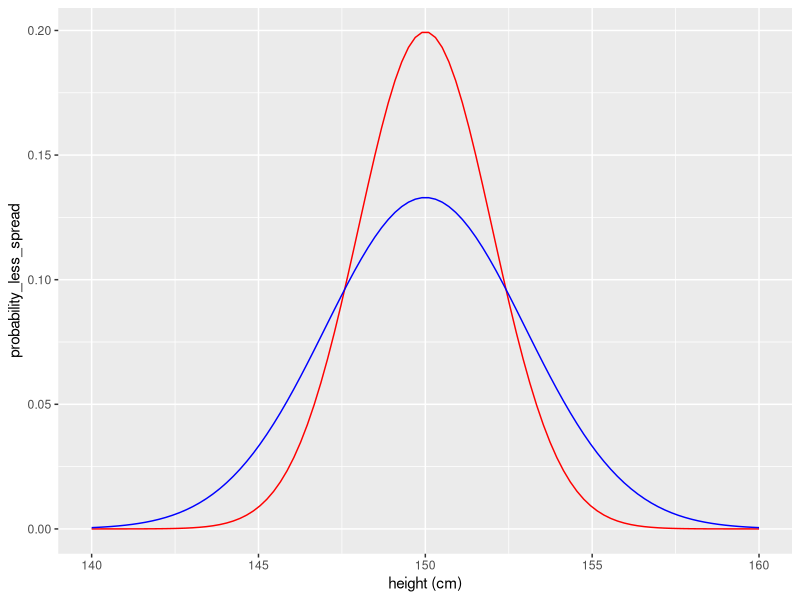
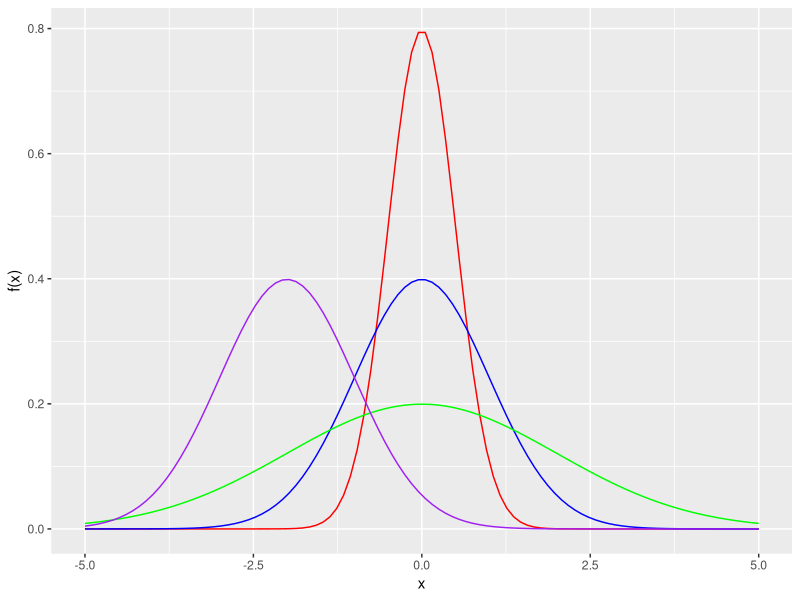
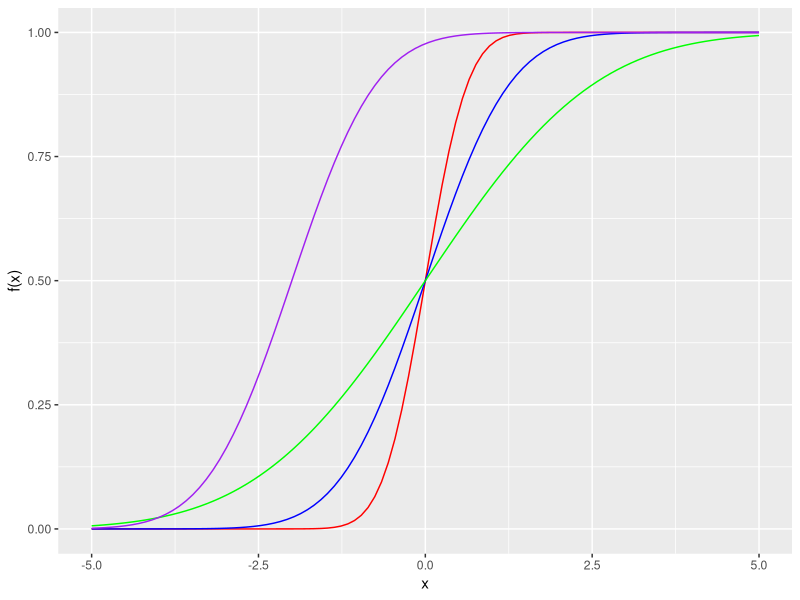
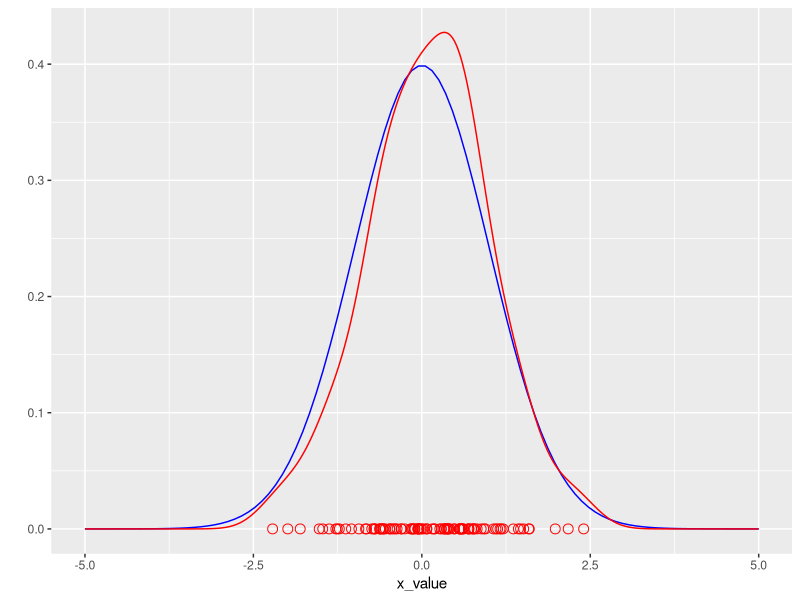
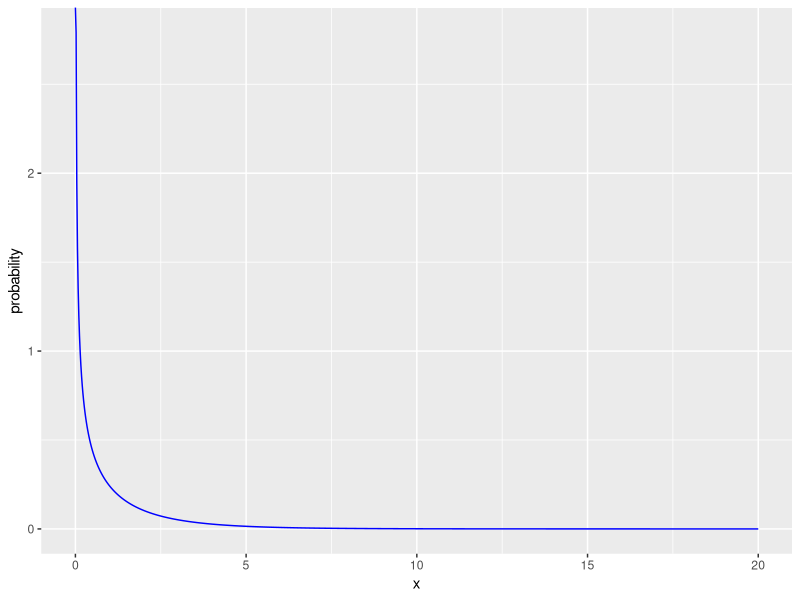
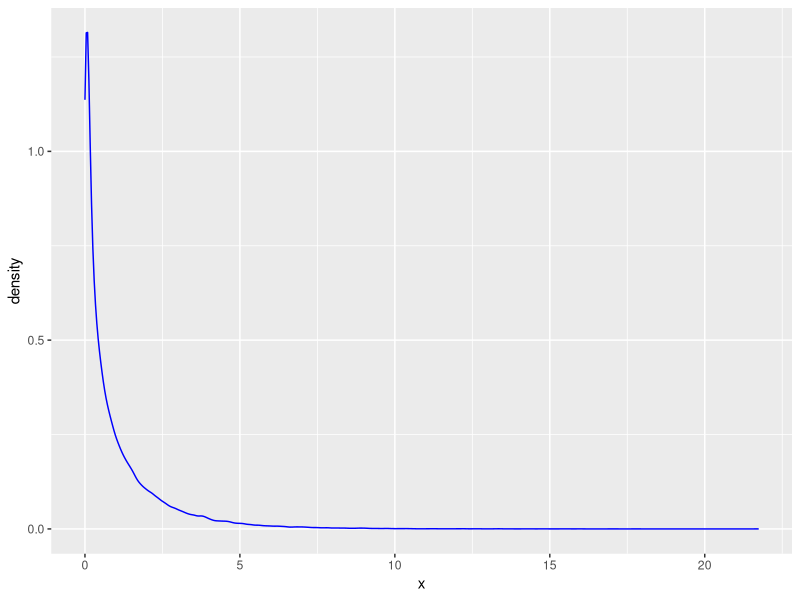
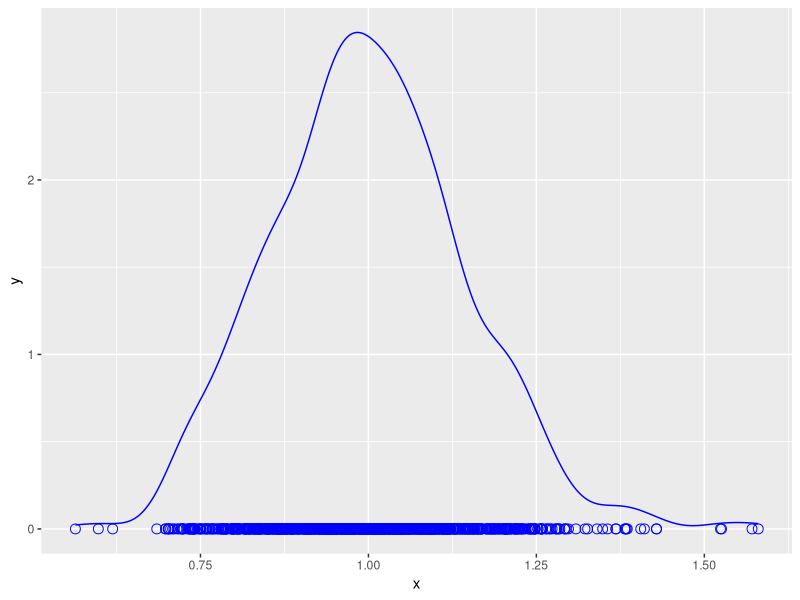
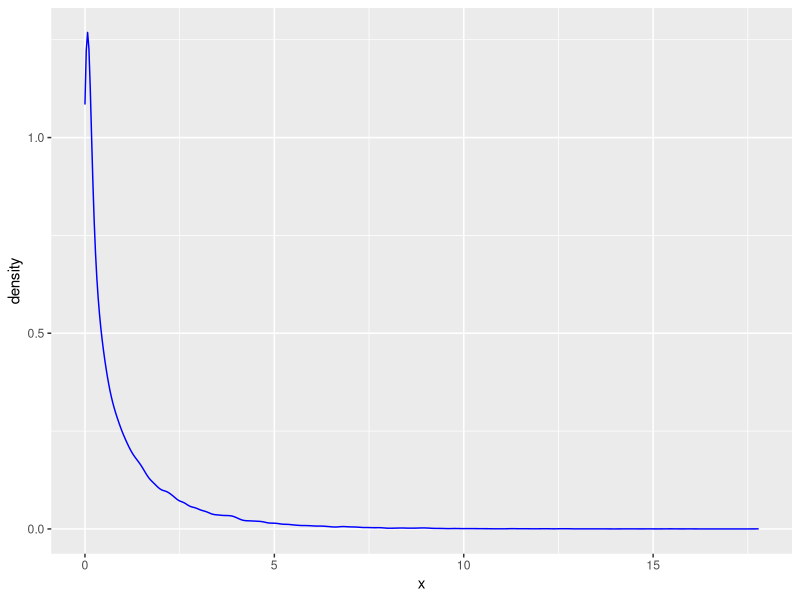

Write the R code that produced these figures, in order.
## ---- chunk 1
library(tidyverse)
library(ggplot2)
## ---- chunk 2
all_possible_heights <- seq(from = 140, to = 160, length = 100)
probability_values_less_spread <- dnorm(all_possible_heights, mean = 150, sd = 2)
probability_values_more_spread <- dnorm(all_possible_heights, mean = 150, sd = 3)

tibble(height = all_possible_heights, 
       probability_less_spread = probability_values_less_spread,
       probability_more_spread = probability_values_more_spread) %>% 
  ggplot() +
  geom_line(aes(x = height, y = probability_less_spread), color = "red") +
  geom_line(aes(x = height, y = probability_more_spread), color = "blue") +
  xlab("height (cm)")
## ---- chunk 3
xValues <- seq(from = -5, to = 5, length = 100)
plotA <- dnorm(xValues, mean = 0, sd = 0.5)
plotB <-  dnorm(xValues, mean = 0, sd = 1)
plotC <-  dnorm(xValues, mean = 0, sd = 2)
plotD <-  dnorm(xValues, mean = -2, sd = 1)

normalDistributionsTibble <- tibble(x_value = xValues, 
                                    red_value = plotA,
                                    blue_value = plotB,
                                    green_value = plotC,
                                    purple_value = plotD)

p <- normalDistributionsTibble %>% ggplot()
p + 
  geom_line(aes(x = xValues, y = red_value), color = "red") +
  geom_line(aes(x = xValues, y = blue_value), color = "blue") +
  geom_line(aes(x = xValues, y = green_value), color = "green") +
  geom_line(aes(x = xValues, y = purple_value), color = "purple") +
  xlab("x") +
  ylab("f(x)")
## ---- chunk 4
xValues <- seq(from = -5, to = 5, length = 100)
plotA <- pnorm(xValues, mean = 0, sd = 0.5)
plotB <-  pnorm(xValues, mean = 0, sd = 1)
plotC <-  pnorm(xValues, mean = 0, sd = 2)
plotD <-  pnorm(xValues, mean = -2, sd = 1)

normalDistributionsTibble <- tibble(x_value = xValues, 
                                    red_value = plotA,
                                    blue_value = plotB,
                                    green_value = plotC,
                                    purple_value = plotD)

p <- normalDistributionsTibble %>% ggplot()
p + 
  geom_line(aes(x = xValues, y = red_value), color = "red") +
  geom_line(aes(x = xValues, y = blue_value), color = "blue") +
  geom_line(aes(x = xValues, y = green_value), color = "green") +
  geom_line(aes(x = xValues, y = purple_value), color = "purple") +
  xlab("x") +
  ylab("f(x)")
## ---- chunk 5
meanValue <- 0
standardDeviation <- 1
numVals <- 100

xValues <- seq(from = -5, to = 5, length = numVals)
trueDistribution <- dnorm(xValues, mean = meanValue, sd = standardDeviation)

dataFrame <- tibble(x_value = xValues, true_value = trueDistribution)

set.seed(1)
randomVals <- rnorm(numVals, mean = meanValue, sd = standardDeviation)

dataFrame %>% ggplot() +
    geom_line(aes(x = x_value, y = true_value), color = "blue") +
    geom_line(aes(x = randomVals), color = "red", stat = "density") +
    geom_point(aes(x = randomVals, y = 0), color = "red", shape = 1, size = 3) +
    ylab("")
## ---- chunk 6
degreeFreedom <- 1

xValues <- seq(from = 0, to = 20, length = 1000)
probabilityValues <- dchisq(xValues, df = degreeFreedom)

dataFrame <- tibble(x = xValues, 
                    probability = probabilityValues)

dataFrame %>% ggplot() +
  geom_line(aes(x = x, y = probability), color = "blue")
## ---- chunk 7
set.seed(1)

sampleSize <- 100
numSamples <- 1000

degreeFreedom <- 1

randomChiSqValues <- rchisq(n = numSamples * sampleSize, df = degreeFreedom)
## ---- chunk 8
tibble(x = randomChiSqValues) %>% 
  ggplot() + 
  geom_density(aes(x = x), color = "blue")
## ---- chunk 9
samples <- matrix(randomChiSqValues, nrow = numSamples, ncol = sampleSize)
sampleMeans <- rowMeans(samples)

head(sampleMeans)
## ---- chunk 10
tibble(x = sampleMeans) %>% 
  ggplot() + 
  geom_line(aes(x = x), stat = "density", color = "blue") +
  geom_point(aes(x = x, y = 0), color = "blue", shape = 1, size = 3)
## ---- chunk 11
set.seed(1)

sampleSize <- 50
numSamples <- 1000

degreeFreedom <- 1

randomChiSqValues <- rchisq(n = numSamples * sampleSize, df = degreeFreedom)
## ---- chunk 12
tibble(x = randomChiSqValues) %>% 
  ggplot() + 
  geom_density(aes(x = x), color = "blue")
## ---- chunk 13
samples <- matrix(randomChiSqValues, nrow = numSamples, ncol = sampleSize)
sampleMeans <- rowMeans(samples)

head(sampleMeans)
## ---- chunk 14
tibble(x = sampleMeans) %>% 
  ggplot() + 
  geom_line(aes(x = x), stat = "density", color = "blue") +
  geom_point(aes(x = x, y = 0), color = "blue", shape = 1, size = 3)
## ---- chunk 15
set.seed(1)

sampleSize <- 10
numSamples <- 1000

degreeFreedom <- 1

randomChiSqValues <- rchisq(n = numSamples * sampleSize, df = degreeFreedom)
## ---- chunk 16
tibble(x = randomChiSqValues) %>% 
  ggplot() + 
  geom_density(aes(x = x), color = "blue")
## ---- chunk 17
samples <- matrix(randomChiSqValues, nrow = numSamples, ncol = sampleSize)
sampleMeans <- rowMeans(samples)

head(sampleMeans)
## ---- chunk 18
tibble(x = sampleMeans) %>% 
  ggplot() + 
  geom_line(aes(x = x), stat = "density", color = "blue") +
  geom_point(aes(x = x, y = 0), color = "blue", shape = 1, size = 3)
## ---- chunk 19
set.seed(1)

sampleSize <- 5
numSamples <- 1000

degreeFreedom <- 1

randomChiSqValues <- rchisq(n = numSamples * sampleSize, df = degreeFreedom)
## ---- chunk 20
tibble(x = randomChiSqValues) %>% 
  ggplot() + 
  geom_density(aes(x = x), color = "blue")
## ---- chunk 21
samples <- matrix(randomChiSqValues, nrow = numSamples, ncol = sampleSize)
sampleMeans <- rowMeans(samples)

head(sampleMeans)
## ---- chunk 22
tibble(x = sampleMeans) %>% 
  ggplot() + 
  geom_line(aes(x = x), stat = "density", color = "blue") +
  geom_point(aes(x = x, y = 0), color = "blue", shape = 1, size = 3)
